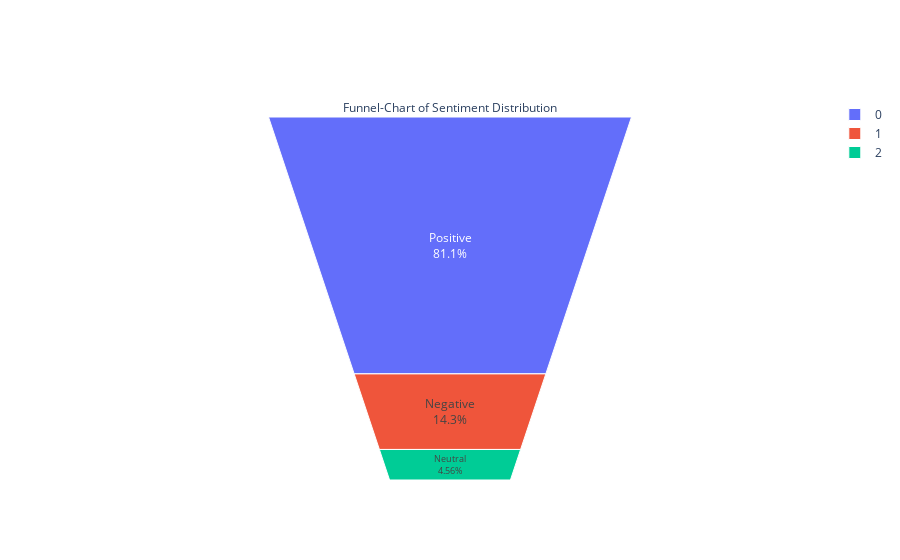

Notebook code cell kept with this figure:
### Code cell
import pandas as pd
import plotly.graph_objects as go
# Group by sentiment and count the occurrences
temp = data_df.groupby('sentiment').count()['processed_review_text'].reset_index().sort_values(by='processed_review_text', ascending=False)

# Create a funnel chart
fig = go.Figure(go.Funnelarea(
    text=temp['sentiment'],  # Sentiment labels
    values=temp['processed_review_text'],  # Counts
    title={"position": "top center", "text": "Funnel-Chart of Sentiment Distribution"}
))

# Show the funnel chart
fig.show()

### Figure 1 — Plotly figure (JSON) as saved in the notebook; plotly's stock layout.template omitted (floating-point values rounded to 4 significant figures)
{"data": [{"text": ["Positive", "Negative", "Neutral"], "title": {"position": "top center", "text": "Funnel-Chart of Sentiment Distribution"}, "type": "funnelarea", "values": [5482, 968, 308]}], "layout": {}}
